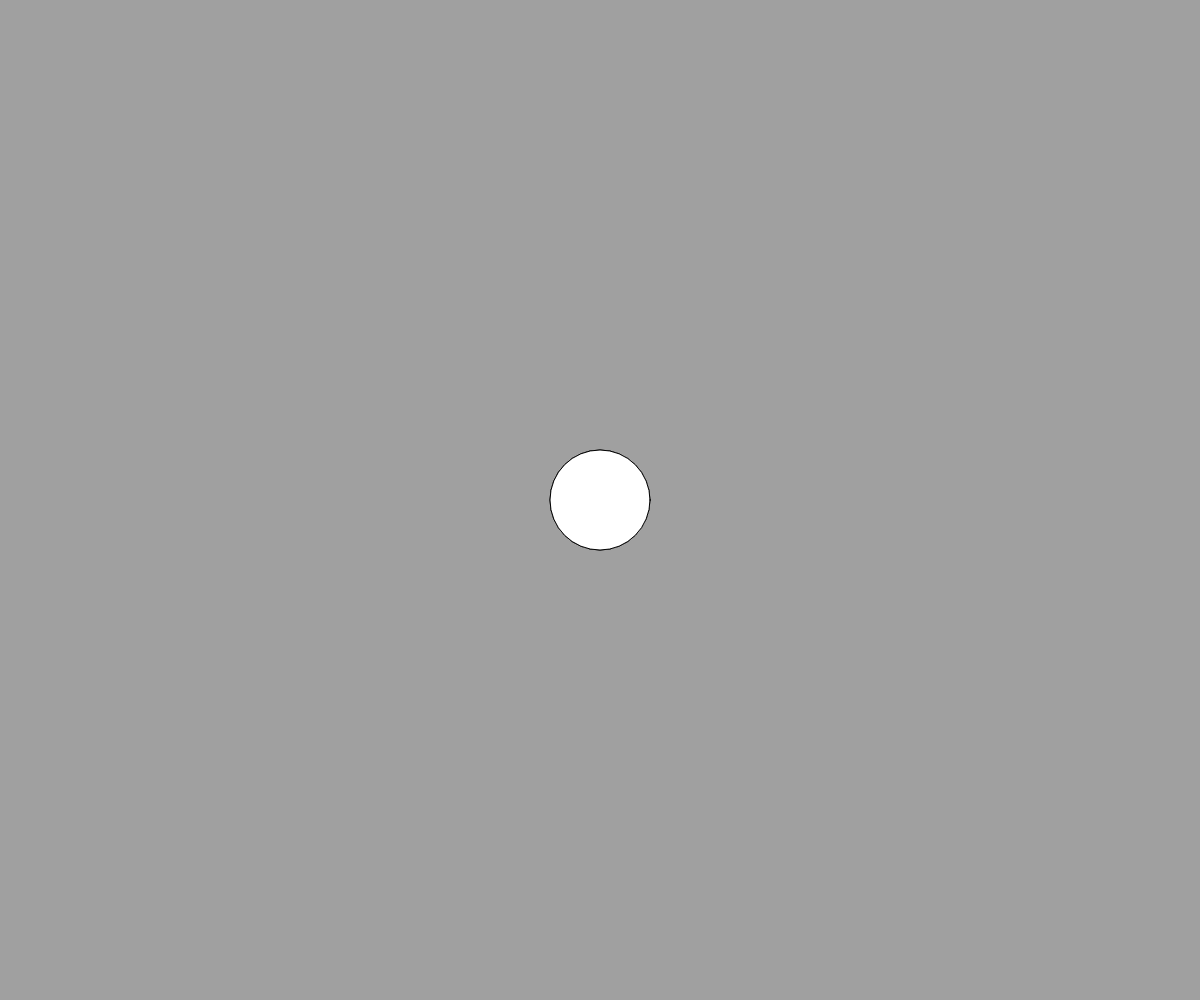
Frame 1 (no input)
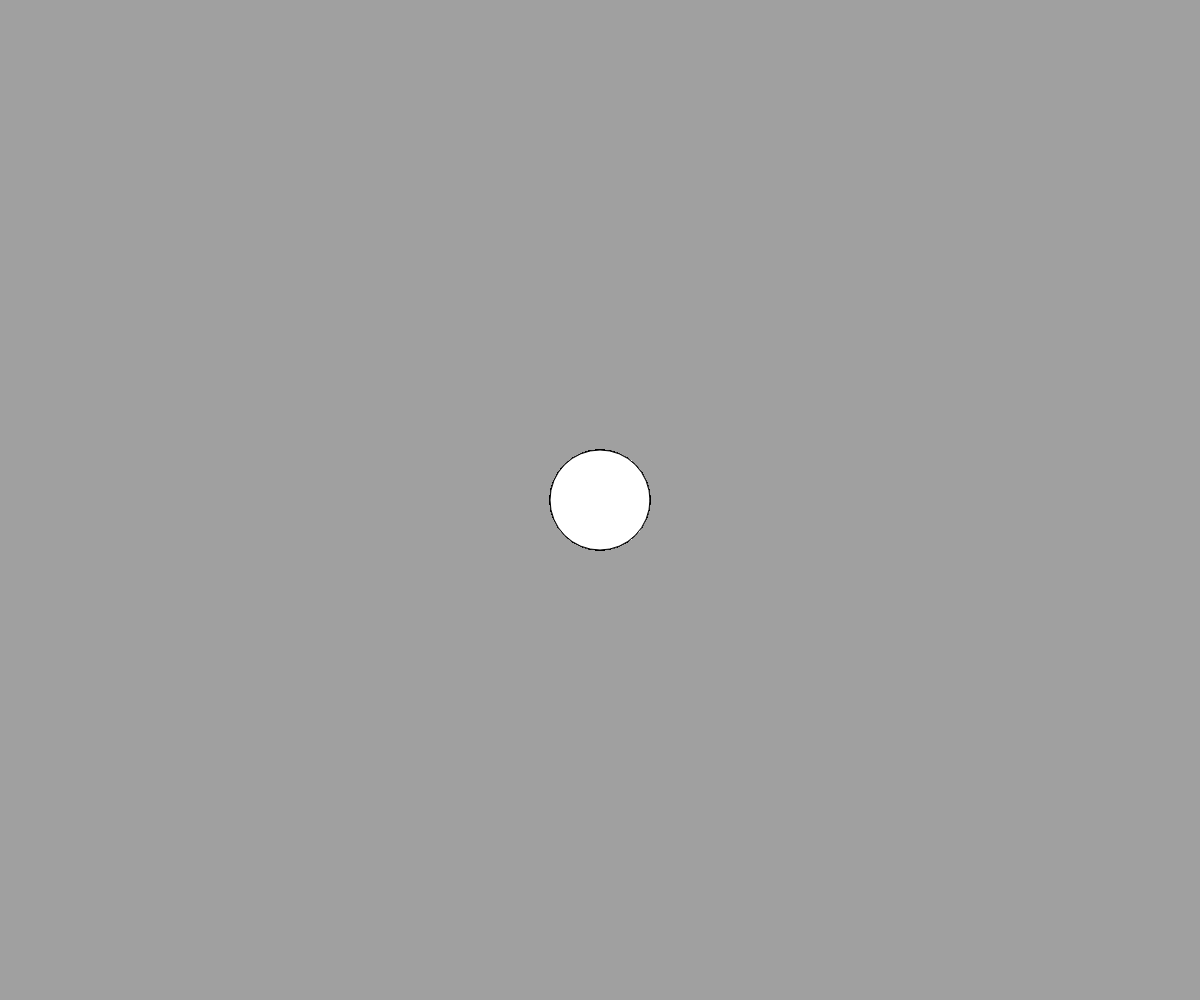
Frame 60 (no input)
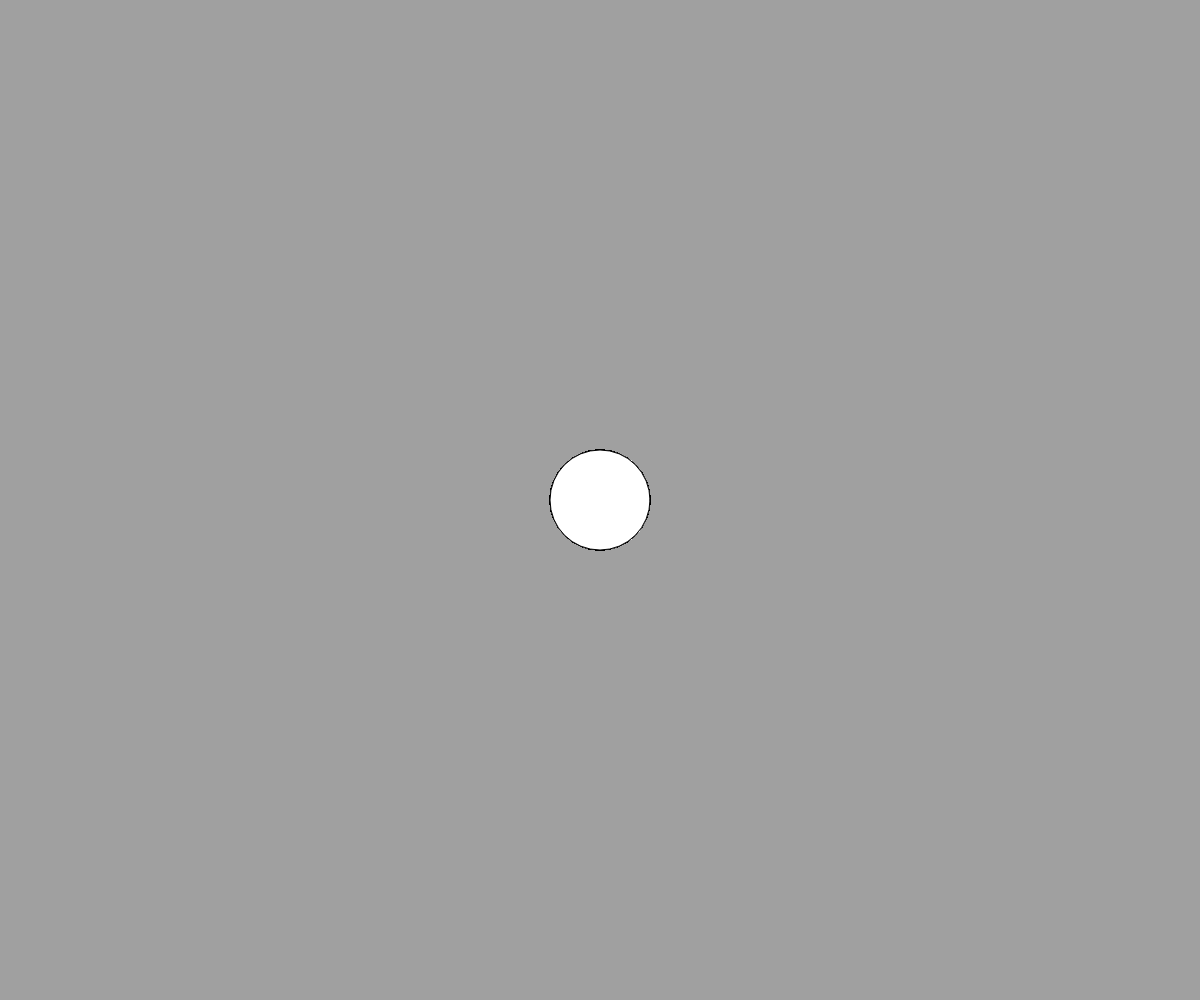
Frame 120 (the mouse pressed at the canvas centre since frame 60)

The p5.js sketch that drew these frames (run headless with seeded random() and noise() and a simulated clock; from frame 60 on, the mouse is pressed at the canvas centre):

// p5.js sketch
// ── sketch.js
function setup() {
  createCanvas(windowWidth, windowHeight);
  background(160);
  frameRate(60);
  x = width / 2;
  y = height / 2;
  r = 100;
  circle(x, y, r);
}

function draw() {
  circle(x, y, r);
}

function keyPressed() {
  // background(160);
  r += 10;
}

function keyReleased() {
  background(160);
  r -= 5;
}

// function keyPressed() {
//   if (keyCode === LEFT_ARROW) {
//     if (x > 10) {
//       x -= 5;
//     }
//   } else if (keyCode === RIGHT_ARROW) {
//     if (x < width - 10) {
//       x += 5;
//     }
//   } else if (keyCode === UP_ARROW) {
//     if (y > 10) {
//       y -= 5;
//     }
//   } else if (keyCode === DOWN_ARROW) {
//     if (y < height - 10) {
//       y += 5;
//     }
//   } else if (key === 'c') {
//     x = width / 2;
//     y = height / 2;
//   } else {
//     if (key >= '1' && key <= '5') {
//       color = colores[key - 1];
//     } else {
//       color = 'gray';
//     }
//   }
//   return false;
// }

// function mouseWheel(event) {
//   if (event.delta > 0) {
//     y -= 10;

//     rect(25, pos, 350, 50);
//   } else {
//     y += 10;

//     rect(25, pos, 350, 50);
//   }
//   return false;
// }

// function mousePressed() {
//   if (mouseButton == RIGHT) {
//     background(0);
//   }
// }

// function mouseMoved() {
//   stroke(0, 64);
//   strokeWeight(1);
//   fill(255, 32);
//   d = dist(mouseX, mouseY, pmouseX, pmouseY);
//   constrain(d, 8, 100); //d precisa estar entre 8 e 100
//   ellipse(mouseX, mouseY, d, d); //se o mouse passa rápido, vai ser uma elipse grande, se passar lento vai ser uma elipse pequena
// }

// function mouseDragged() {
//   stroke(0);
//   d = dist(mouseX, mouseY, pmouseX, pmouseY);
//   constrain(d, 0, 100);
//   w = map(d, 0, 100, 1, 10); //converter a escala de 0 a 100 para uma escala de 1 a 10
//   strokeWeight(w);
//   line(mouseX, mouseY, pmouseX, pmouseY);
//   return false; // prevent default behavior
// }

// function mouseReleased() {
//   noStroke();
//   fill(255, 5);
//   rect(0, 0, width, height);
// }

// function mouseClicked() {
//   fill(255, 0, 0);
//   d = random(20, 200);
//   ellipse(mouseX, mouseY, d, d);
// }

// function flor(puntas) {
//   let xx = mouseX; //random(20, width - 20);
//   let yy = mouseY; //random(20, height - 20);
//   // fill(color(random(255), random(255), random(255)));
//   fill(random(255));
//   let angulo = TWO_PI / puntas;
//   let radioInterno = random(10, 20);
//   let radioExterno = random(25, 50);
//   let inicioX = xx + cos(0) * radioInterno;
//   let inicioY = yy + sin(0) * radioExterno;
//   noStroke();
//   beginShape();
//   vertex(inicioX, inicioY);
//   for (let i = 0; i < puntas; i++) {
//     let cx1 = xx + cos(angulo * i) * radioExterno;
//     let cy1 = yy + sin(angulo * i) * radioExterno;
//     let x2 = xx + cos(angulo * (i + 1)) * radioInterno;
//     let y2 = yy + sin(angulo * (i + 1)) * radioInterno;
//     let cx2 = xx + cos(angulo * (i + 1)) * radioExterno;
//     let cy2 = yy + sin(angulo * (i + 1)) * radioExterno;
//     bezierVertex(cx1, cy1, cx2, cy2, x2, y2);
//   }
//   endShape(CLOSE);
// }

// function estrella(puntas) {
//   let vertices = puntas * 2;
//   let angulo = TWO_PI / vertices;
//   let radioInterno = random(5, 10);
//   let radioExterno = random(12, 25);
//   let xx = random(20, width - 20);
//   let yy = random(20, height - 20);
//   fill(color(random(255), random(255), random(255)));
//   noStroke();
//   beginShape();
//   for (let i = 0; i < vertices; i++) {
//     let x, y;
//     if (i % 2 == 0) {
//       x = cos(angulo * i) * radioExterno;
//       y = sin(angulo * i) * radioExterno;
//     } else {
//       x = cos(angulo * i) * radioInterno;
//       y = sin(angulo * i) * radioInterno;
//     }
//     vertex(x + xx, y + yy);
//   }
//   endShape(CLOSE);
// }
